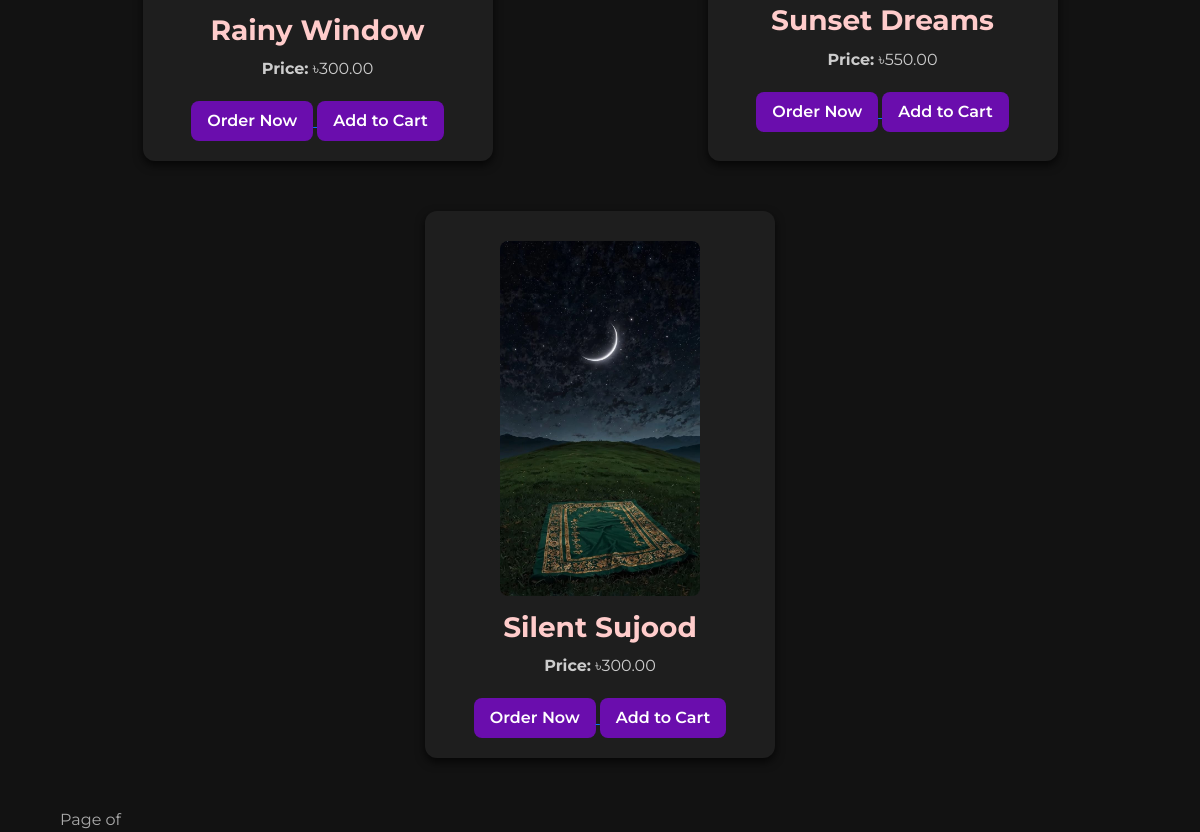
The app's page /artworks/ (signed in, lower part), older data.
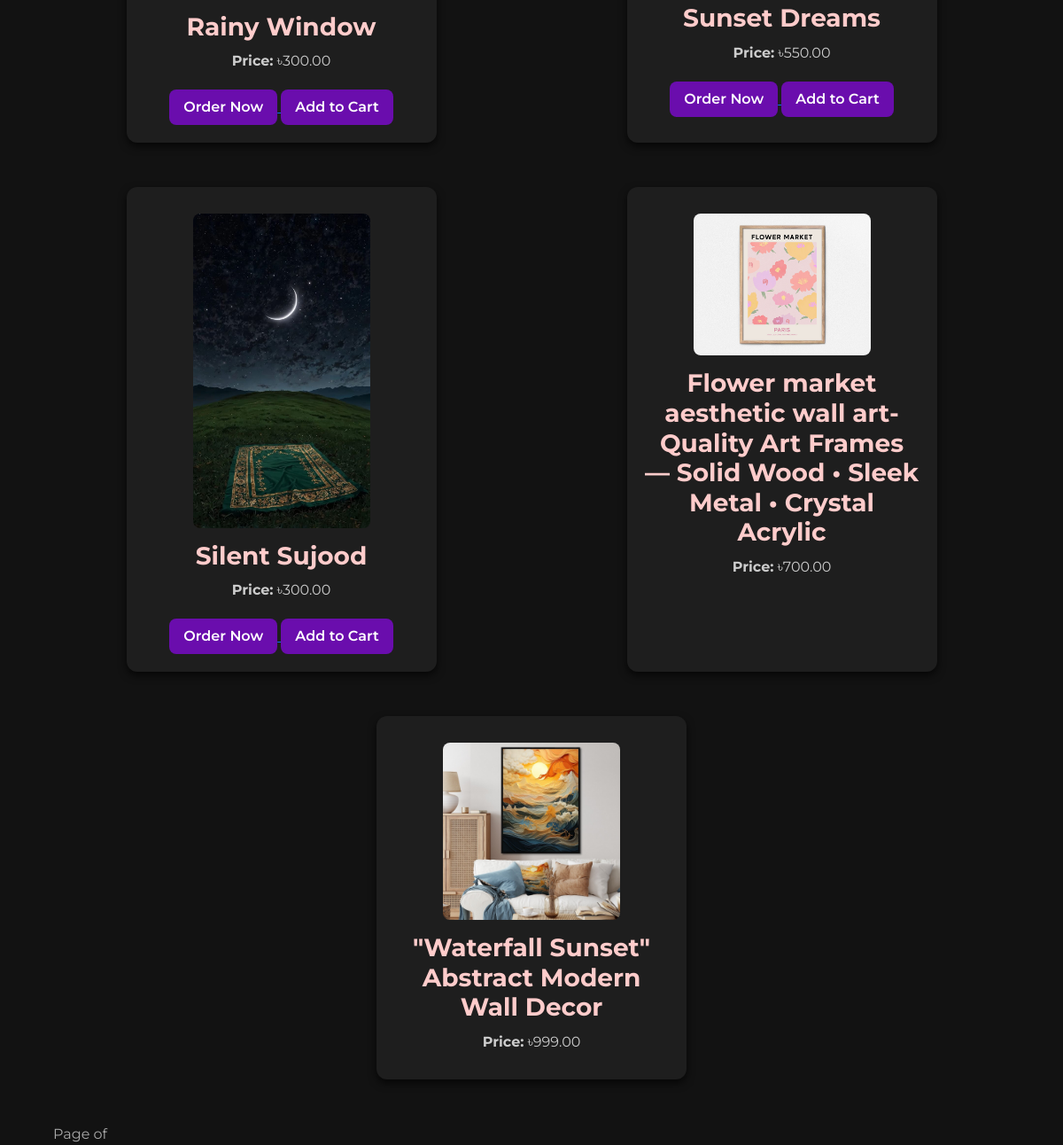
The same page, newer data.
### artworks/models.py (models this page shows, shortened)
class Artwork(models.Model):
    title = models.CharField(max_length=255)
    description = models.TextField()
    artist = models.ForeignKey(settings.AUTH_USER_MODEL, on_delete=models.CASCADE)
    price = models.DecimalField(max_digits=10, decimal_places=2)
    image = models.ImageField(upload_to='artwork/')
    category = models.CharField(max_length=50, choices=CATEGORY_CHOICES)
    art_type = models.CharField(max_length=20, choices=ART_TYPE_CHOICES, default='traditional')
    created_at = models.DateTimeField(auto_now_add=True)
    is_available = models.BooleanField(default=True)
    is_approved = models.BooleanField(default=False)
    views = models.PositiveIntegerField(default=0)  # Track popularity
    categories = models.ManyToManyField(Category)
    art_type = models.CharField(max_length=30, choices=ART_TYPE_CHOICES)
    size = models.CharField(max_length=20, choices=SIZE_CHOICES, blank=True, null=True)
    custom_size = models.CharField(max_length=100, blank=True, null=True)
    frame = models.CharField(max_length=20, choices=FRAME_CHOICES, default='none')

### artworks/views.py (the view, shortened to what this page needs)
# urls.py: path('artworks/', views.artwork_list, name='artwork_list'),
def artwork_list(request):
    query = request.GET.get('q')  # Search box theke query nicchi
    category = request.GET.get('category', '')
    art_type = request.GET.get('art_type', '')
    filters = Q(is_available=True, is_approved=True)
    if category:
        filters &= Q(category=category)
    if art_type:
        filters &= Q(art_type=art_type)
    artworks = Artwork.objects.filter(filters)
    category_choices = CATEGORY_CHOICES  # Make sure you have these choices in your model or somewhere
    art_type_choices = ART_TYPE_CHOICES  # Make sure you have these choices in your model or somewhere
    return render(request, 'artworks/artwork_list.html', {
        'artworks': artworks,
        'query': query,
        'category': category,
        'art_type': art_type,
        'category_choices': category_choices,
        'art_type_choices': art_type_choices
    })

### messaging/context_processors.py (called while the page is built)
def unread_message_count(request):
    if request.user.is_authenticated:
        count = Message.objects.filter(receiver=request.user, is_read=False).count()
        return {'unread_message_count': count}
    return {}

### notifications/context_processors.py (called while the page is built)
def unread_notifications(request):
    if request.user.is_authenticated:
        count = request.user.notifications.filter(unread=True).count()
        return {'unread_notification_count': count}
    return {}

### users/templatetags/user_tags.py (called while the page is built)
@register.simple_tag
def get_admin_user():
    User = get_user_model()
    return User.objects.filter(is_superuser=True).first()

### templates/artworks/artwork_list.html (shortened to what this page needs)
{% extends 'base.html' %}
{% block content %}
    {% if artworks %}
        <div class="artwork-grid">
            {% for artwork in artworks %}
                <div class="artwork-card">
                    <a href="{% url 'artwork_detail' artwork.pk %}"><img src="{{ artwork.image.url }}" alt="{{ artwork.title }}" width="200px" oncontextmenu="return false" draggable="false"></a>
                    <h3><a href="{% url 'artwork_detail' artwork.pk %}">{{ artwork.title }}</a></h3>
                    <p><strong>Price:</strong> ৳{{ artwork.price }}</p>
                    {% if user.is_authenticated %}
                        {% if user.role == 'buyer' %}
                            <a href="{% url 'create_order' artwork.id %}">
                                <button>Order Now</button>
                            </a>
                            <a href="{% url 'add_to_cart' artwork.id %}">
                                <button>Add to Cart</button>
                            </a>
                        {% elif user.role == 'seller' and artwork.artist != user %}
                            <a href="{% url 'create_order' artwork.id %}">
                                <button>Order Now</button>
                            </a>
                            <a href="{% url 'add_to_cart' artwork.id %}">
                                <button>Add to Cart</button>
                            </a>
                        {% endif %}
                    {% endif %}
                </div>
            {% endfor %}
        </div>
        <div class="pagination">
            <span>Page {{ artworks.number }} of {{ artworks.paginator.num_pages }}</span>
        </div>
    {% else %}
        <p>No artworks found.</p>
    {% endif %}
{% endblock %}

Row changes from the older to the newer data that the page shows:
added Artwork: image (picture), title "Flower market aesthetic wall art-Quality Art Frames — Solid Wood • Sleek Metal • Crystal Acrylic", price "700.00"
added Artwork: image (picture), title "\"Waterfall Sunset\" Abstract Modern Wall Decor", price "999.00"
